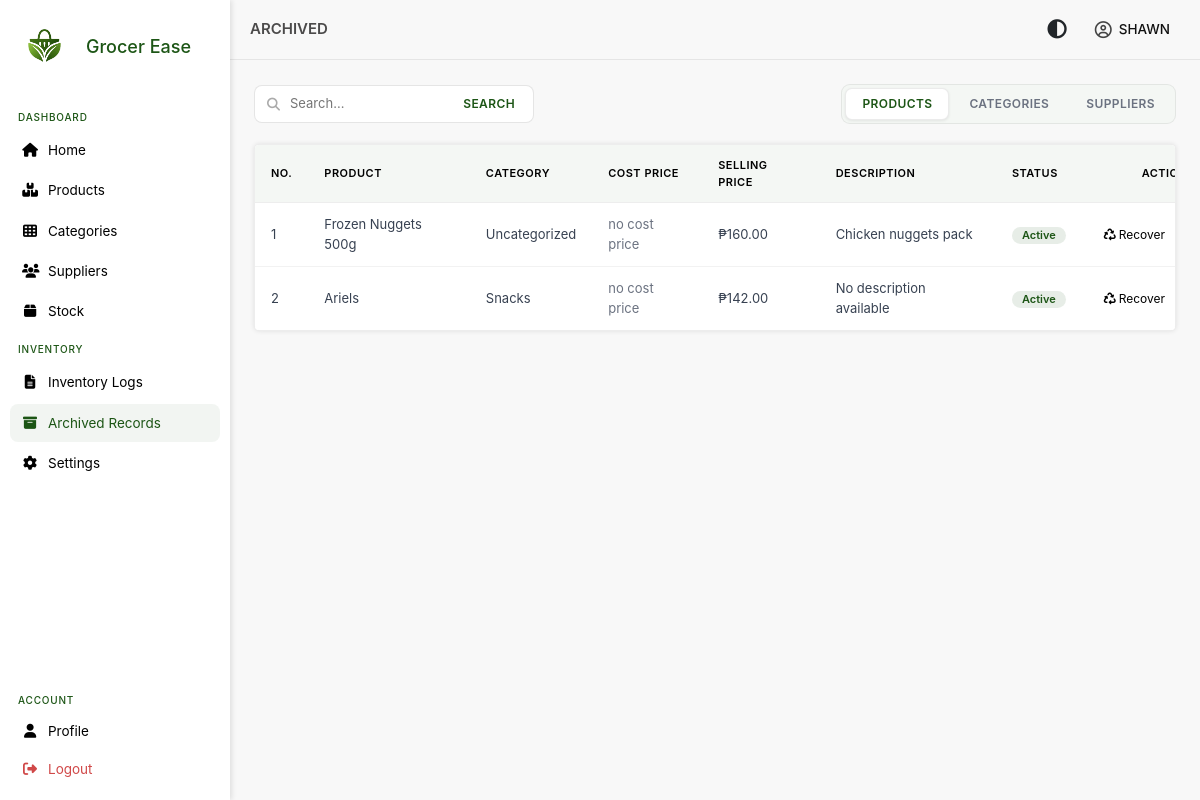
/views/inventory/archived.php (signed in), run on an earlier commit of the app's database.
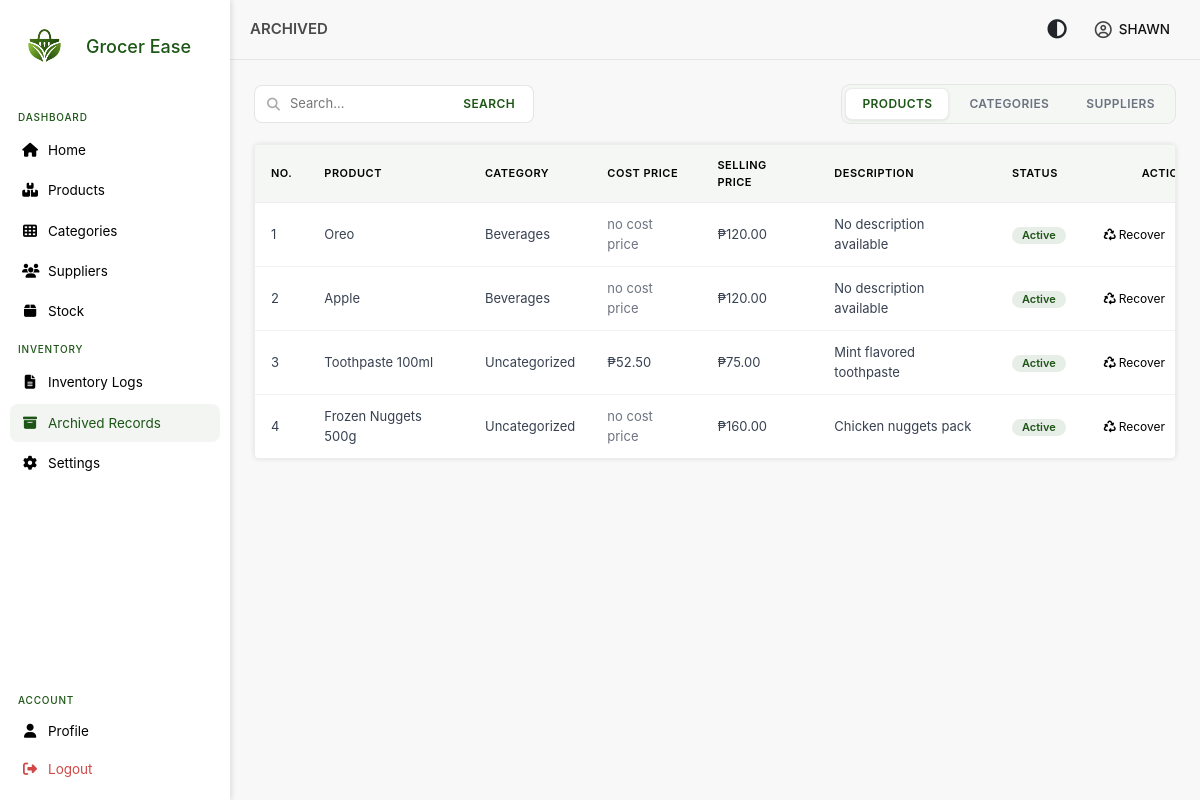
And on a later commit of the database.
### tables this page shows
CREATE TABLE `products` (
  `product_id_pk` int NOT NULL AUTO_INCREMENT,
  `product_name` varchar(250) NOT NULL,
  `product_description` longtext,
  `selling_price` decimal(10,2) NOT NULL,
  `status` tinyint DEFAULT '1',
  `is_deleted` tinyint DEFAULT '0',
  `category_id_fk` int DEFAULT NULL,
  `deleted_at` datetime DEFAULT NULL,
  PRIMARY KEY (`product_id_pk`),
  KEY `category_id_fk` (`category_id_fk`),
  KEY `idx_product_name` (`product_name`),
  CONSTRAINT `products_ibfk_1` FOREIGN KEY (`category_id_fk`) REFERENCES `categories` (`category_id_pk`)
);

CREATE TABLE `categories` (
  `category_id_pk` int NOT NULL AUTO_INCREMENT,
  `category_name` varchar(250) NOT NULL,
  `category_description` longtext,
  `is_deleted` tinyint DEFAULT '0',
  `deleted_at` datetime DEFAULT NULL,
  `status` tinyint DEFAULT '1',
  PRIMARY KEY (`category_id_pk`),
  KEY `idx_category_name` (`category_name`)
);

### autoload.php (called while the page is built, shortened)
<?php
spl_autoload_register(function ($class) {
    $paths = [
        __DIR__ . '/models/',
        __DIR__ . '/models/Stock/',
        __DIR__ . '/models/Relations/',
    ];
    foreach ($paths as $path) {
        $file = $path . $class . '.php';
        if (file_exists($file)) {
            return;
        }
    }
});
?>

### models/product.php (called while the page is built, shortened)
<?php
class Product
{
    private $conn;
    public function __construct($db)
    {
        $this->conn = $db;
    }
    public function GetDeletedProductsPaginated($page = 1, $limit = 10)
    {
        $offset = ($page - 1) * $limit;
        $stmt = $this->conn->prepare("SELECT p.product_id_pk,
                                             p.product_name,
                                             c.category_name,
                                             MIN(ps.cost_price) AS cost_price,
                                             p.selling_price,
                                             p.product_description,
                                             p.status,
                                             p.is_deleted,
                                             c.status as category_status
                                             FROM products p
                                             LEFT JOIN categories c ON c.category_id_pk = p.category_id_fk
                                             LEFT JOIN product_supplier ps ON ps.product_id_fk = p.product_id_pk AND ps.preferred = 1
                                             WHERE p.is_deleted = 1
                                             GROUP BY p.product_id_pk
                                             ORDER BY p.deleted_at DESC
                                             LIMIT :limit OFFSET :offset");
        $stmt->bindParam(':limit', $limit, PDO::PARAM_INT);
        $stmt->bindParam(':offset', $offset, PDO::PARAM_INT);
        $stmt->execute();
        return $stmt->fetchAll(PDO::FETCH_ASSOC);
    }
}
?>

### views/inventory/archives/deleted_products.php (the view, shortened to what this page needs)
<div class="menu-table">
    <table>
        <thead>
            <tr>
                <th>No.</th>
                <th>Product</th>
                <th>Category</th>
                <th>Cost Price</th>
                <th>Selling Price</th>
                <th>Description</th>
                <th>Status</th>
                <th>Actions</th>
            </tr>
        </thead>
        <tbody>
            <?php $no = (($page - 1) * $per_page) + 1; ?>
            <?php if (empty($products)): ?>
                <tr>
                    <td colspan="8" style="text-align:center; color:#6b7280;">
                        No archived products found
                    </td>
                </tr>
            <?php else: ?>
                <?php foreach ($products as $prod): ?>
                <tr>
                    <td><?= $no++ ?></td>
                    <td><?= htmlspecialchars($prod['product_name']) ?></td>
                    <td>
                        <?= htmlspecialchars(
                            isset($prod['category_name'])
                                ? $prod['category_name'] . ($prod['category_status'] == 0 ? ' (Inactive)' : '')
                                : 'Uncategorized'
                        ) ?>
                    </td>
                    <td><?= $prod['cost_price'] !== null ? '₱' .  number_format($prod['cost_price'], 2) : '<span style="color:#6b7280;">no cost price</span>' ?></td>
                    <td>₱<?= number_format($prod['selling_price'], 2) ?></td>
                    <td><?= htmlspecialchars($prod['product_description'] == '' ? 'No description available' : $prod['product_description']) ?>
                    </td>
                    <td>
                        <span class="badge <?= $prod['status'] == 1 ? 'active' : 'inactive' ?>">
                            <?= $prod['status'] == 1 ? 'Active' : 'Inactive' ?>
                        </span>
                    </td>
                    <td>
                        <div class="actions">
                            <button type="button" class="edit-btn" style="display:flex; align-items:center; gap:3px; font-size:12px; padding:3px 6px;"
                                onclick="restoreProduct('<?= $prod['product_id_pk'] ?>', '<?= htmlspecialchars($prod['product_name']) ?>')">
                                <i class="fa-solid fa-recycle"></i> Recover
                            </button>
                        </div>
                    </td>
                </tr>
                <?php endforeach; ?>
            <?php endif; ?>
        </tbody>
    </table>
</div>

What changed in the data, as far as the page shows it:
removed products: product_name "Ariels", category_id_fk.category_name "Snacks", shows "no cost price", selling_price "142.00", product_description "No description available", status "Active"
added products: product_name "Oreo", category_id_fk.category_name "Beverages", shows "no cost price", selling_price "120.00", product_description "No description available", status "Active"
added products: product_name "Apple", category_id_fk.category_name "Beverages", shows "no cost price", selling_price "120.00", product_description "No description available", status "Active"
now on this page (row edited): products: product_name "Toothpaste 100ml", category_status "Uncategorized", cost_price "52.50", selling_price "75.00", product_description "Mint flavored toothpaste", status "Active"
